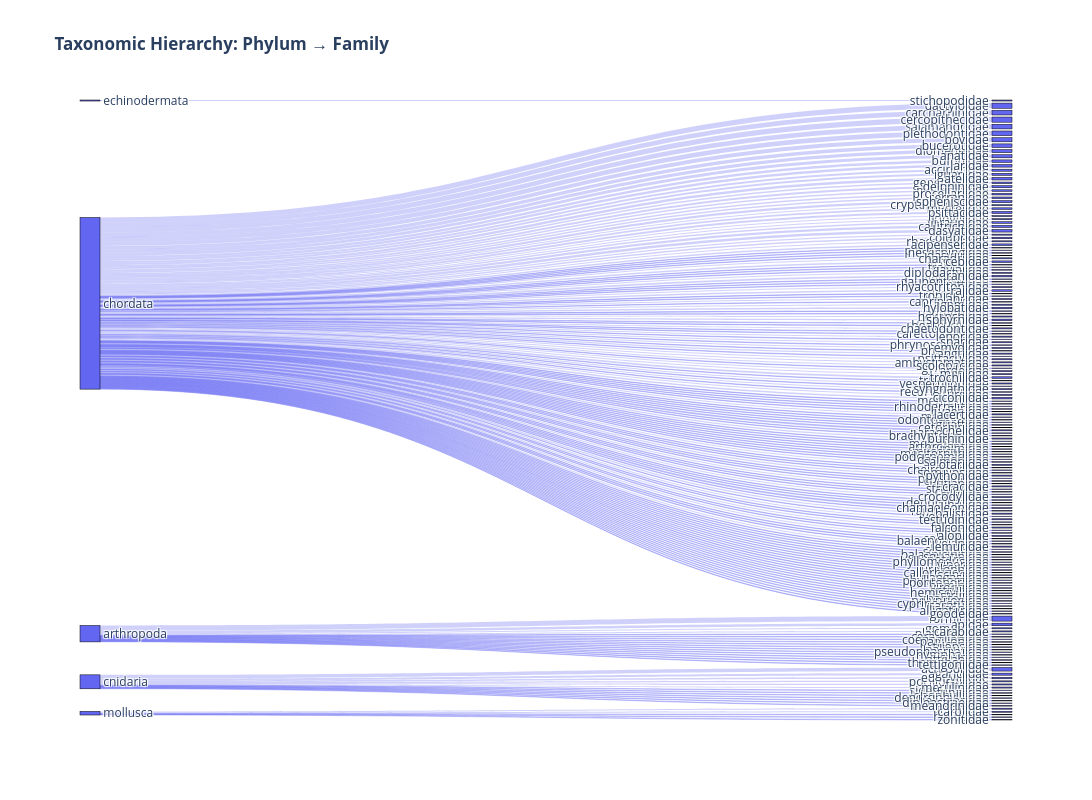

Notebook code cell kept with this figure:
### Code cell
# Count at each taxonomic level
phylum_to_family = metadata.groupby(['phylum', 'family']).size().reset_index(name='count')

# Prepare data for Sankey
labels = list(metadata['phylum'].unique()) + list(metadata['family'].unique())
label_dict = {label: idx for idx, label in enumerate(labels)}

source = []
target = []
value = []

for _, row in phylum_to_family.iterrows():
    source.append(label_dict[row['phylum']])
    target.append(label_dict[row['family']])
    value.append(row['count'])

# Create Sankey diagram
fig = go.Figure(data=[go.Sankey(
    node=dict(
        pad=15,
        thickness=20,
        line=dict(color="black", width=0.5),
        label=labels,
        color='#6366f1'
    ),
    link=dict(
        source=source,
        target=target,
        value=value,
        color='rgba(99, 102, 241, 0.3)'
    )
)])

fig.update_layout(
    title='<b>Taxonomic Hierarchy: Phylum → Family</b>',
    font=dict(size=12),
    height=800,
    width=1200
)

fig.show()

print("\n📊 TAXONOMIC DIVERSITY:")
print(f"Phylums: {metadata['phylum'].nunique()}")
print(f"Families: {metadata['family'].nunique()}")
print(f"Average families per phylum: {metadata['family'].nunique() / metadata['phylum'].nunique():.1f}")

### Figure 1 — Plotly figure (JSON) as saved in the notebook; plotly's stock layout.template omitted (floating-point values rounded to 4 significant figures; data arrays with more than 128 entries replaced by an {"elided": "..."} marker saying what was removed)
{"data": [{"link": {"color": "rgba(99, 102, 241, 0.3)", "source": {"elided": "202 int values"}, "target": {"elided": "202 int values"}, "value": {"elided": "202 int values"}}, "node": {"color": "#6366f1", "label": {"elided": "207 str values"}, "line": {"color": "black", "width": 0.5}, "pad": 15, "thickness": 20}, "type": "sankey"}], "layout": {"font": {"size": 12}, "height": 800, "title": {"text": "<b>Taxonomic Hierarchy: Phylum → Family</b>"}, "width": 1200}}
